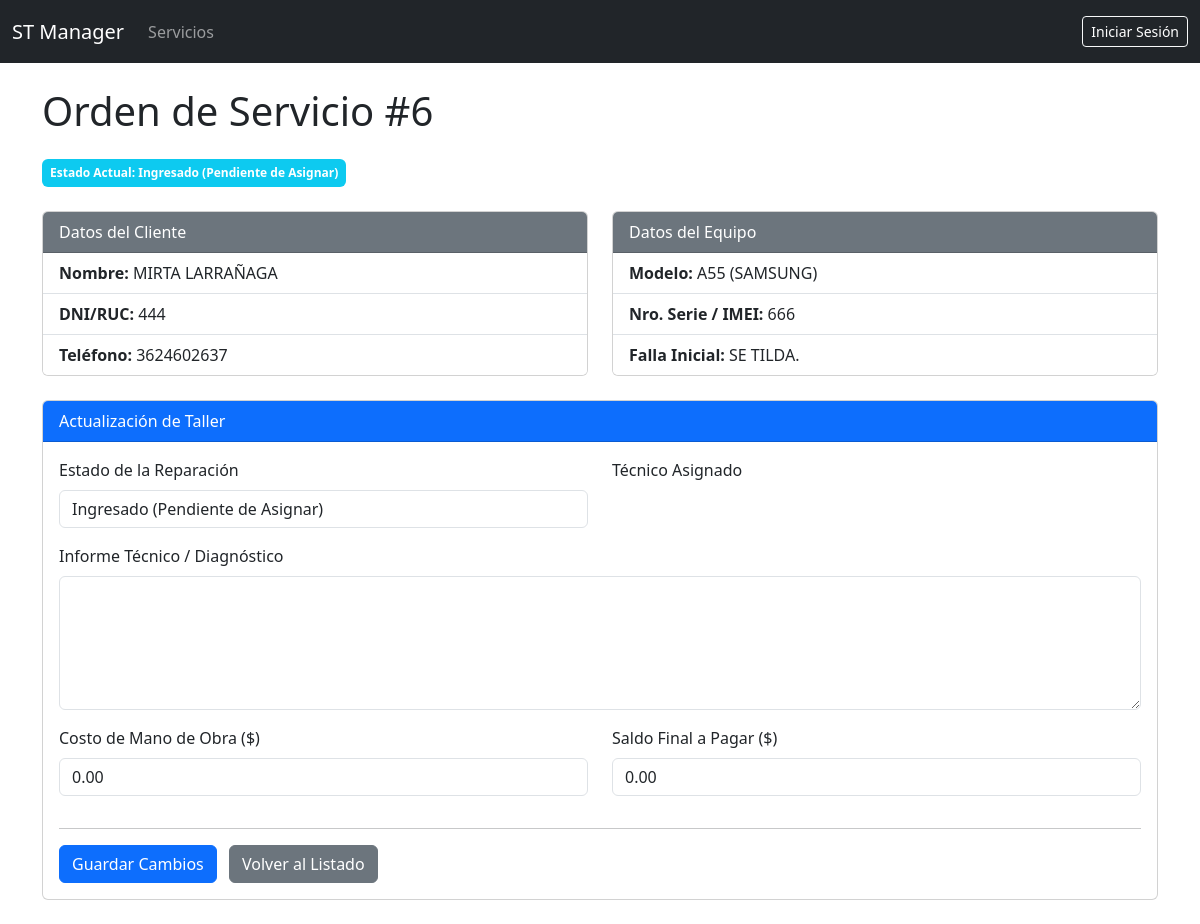
The page /servicios/6/modificar/ on the database its author committed.
### gestion_servicios/models.py (models this page shows, shortened)
class TimeStampedModel(models.Model):
    created_at = models.DateTimeField(auto_now_add=True, verbose_name="Fecha de Creación")
    updated_at = models.DateTimeField(auto_now=True, verbose_name="Última Modificación")
    class Meta:
        abstract = True
        ordering = ['-created_at']

class Reparacion(TimeStampedModel):
    ESTADO_CHOICES = [
        ('INGRESADO', 'Ingresado (Pendiente de Asignar)'),
        ('PRESUPUESTADO', 'Presupuesto Enviado'),
        ('EN_ESPERA_REP', 'En Espera de Repuestos'),
        ('EN_REPARACION', 'En Reparación'),
        ('TERMINADA', 'Reparación Terminada (Listo para Entregar)'),
        ('NO_REPARABLE', 'No Reparable'),
        ('ENTREGADA', 'Entregado al Cliente'),
    ]
    cliente = models.ForeignKey(
        Cliente,
        on_delete=models.CASCADE,
        related_name='reparaciones_cliente'
    )
    equipo = models.ForeignKey(
        Equipo,
        on_delete=models.CASCADE,
        related_name='reparaciones_equipo'
    )
    tecnico_asignado = models.ForeignKey(
        Tecnico,
        on_delete=models.SET_NULL,
        null=True,
        blank=True,
        related_name='servicios_asignados'
    )
    fecha_ingreso = models.DateTimeField(
        auto_now_add=True,
        verbose_name="Fecha de Ingreso"
    )
    fecha_entrega = models.DateTimeField(
        null=True,
        blank=True,
        verbose_name="Fecha de Entrega"
    )
    estado = models.CharField(
        max_length=20,
        choices=ESTADO_CHOICES,
        default='INGRESADO',
        verbose_name="Estado Actual"
    )
    falla_reportada = models.TextField(
        verbose_name="Falla Reportada por el Cliente"
    )
    informe_tecnico = models.TextField(
        blank=True,
        verbose_name="Diagnóstico e Informe Técnico"
    )
    mano_de_obra = models.DecimalField(
        max_digits=10,
        decimal_places=2,
        default=0.00,
        verbose_name="Costo de Mano de Obra"
    )
    saldo_final = models.DecimalField(
        max_digits=10,
        decimal_places=2,
        default=0.00,
        verbose_name="Saldo a Cobrar"
    )
    class Meta:
        verbose_name = "Orden de Servicio"
        verbose_name_plural = "Órdenes de Servicio"
        ordering = ['-fecha_ingreso']

class Cliente(TimeStampedModel):
    nombre = models.CharField(max_length=150, verbose_name="Nombre Completo")
    direccion = models.CharField(max_length=255, blank=True, null=True)
    telefono = models.CharField(max_length=20, blank=True, null=True)
    celular = models.CharField(max_length=20, blank=True, null=True)
    email = models.EmailField(max_length=255, blank=True, null=True)
    clave = models.CharField(
        max_length=50,
        unique=True,
        verbose_name="DNI/Identificación"
    )
    class Meta:
        verbose_name = "Cliente"
        verbose_name_plural = "Clientes"

class Equipo(TimeStampedModel):
    serie_imei = models.CharField(
        max_length=100,
        unique=True,
        verbose_name="Nro. Serie / IMEI",
        help_text="Clave única para identificar el equipo (IMEI, S/N, etc.)"
    )
    tipo = models.ForeignKey(
        TipoEquipo,
        on_delete=models.SET_NULL,
        null=True,
        blank=True,
        verbose_name="Tipo de Equipo"
    )
    marca = models.ForeignKey(
        Marca,
        on_delete=models.SET_NULL,
        null=True,
        blank=True,
        verbose_name="Marca"
    )
    modelo = models.ForeignKey(
        Modelo,
        on_delete=models.SET_NULL,
        null=True,
        blank=True,
        verbose_name="Modelo"
    )
    accesorios = models.TextField(
        blank=True,
        verbose_name="Accesorios Entregados"
    )
    estado_general = models.TextField(
        blank=True,
        verbose_name="Estado General y Estético"
    )
    fecha_compra = models.DateField(
        blank=True,
        null=True,
        verbose_name="Fecha de Compra"
    )
    class Meta:
        verbose_name = "Equipo"
        verbose_name_plural = "Equipos"

class Modelo(models.Model):
    modelo = models.CharField(max_length=100, verbose_name="Modelo")
    marca = models.ForeignKey(
        Marca,
        on_delete=models.CASCADE,
        related_name='modelos',
        verbose_name="Marca"
    )
    class Meta:
        verbose_name = "Modelo"
        verbose_name_plural = "Modelos"
        unique_together = [['modelo', 'marca']]  # Un modelo único por marca
        ordering = ['marca', 'modelo']
    def __str__(self):
        return f"{self.modelo} ({self.marca.nombre})"

class Marca(models.Model):
    nombre = models.CharField(max_length=50, unique=True, verbose_name="Marca")
    class Meta:
        verbose_name = "Marca"
        verbose_name_plural = "Marcas"
        ordering = ['nombre']

### gestion_servicios/views.py (the view, shortened to what this page needs)
# urls.py: path('<int:pk>/modificar/', views.ReparacionUpdateView.as_view(), name='modificar_servicio'),
class ReparacionUpdateView(UpdateView):
    model = Reparacion
    form_class = ReparacionUpdateForm
    template_name = 'gestion_servicios/modificar_servicio.html'
    success_url = reverse_lazy('lista_servicios')
    def get_context_data(self, **kwargs):
        context = super().get_context_data(**kwargs)
        if 'tecnico_form' not in context:
            context['tecnico_form'] = TecnicoForm()
        return context

### gestion_servicios/forms.py (shortened to what this page needs)
class ReparacionUpdateForm(forms.ModelForm):
    tecnico_asignado = forms.CharField(
        required=False,
        widget=forms.HiddenInput(attrs={'id': 'id_tecnico'})
    )
    class Meta:
        model = Reparacion
        fields = [
            'estado',
            'tecnico_asignado', # El campo sigue aquí
            'informe_tecnico',
            'mano_de_obra',
            'saldo_final'
        ]
        widgets = {
            'estado': forms.Select(attrs={'class': 'form-control'}),
            'informe_tecnico': forms.Textarea(attrs={'class': 'form-control', 'rows': 5}),
            'mano_de_obra': forms.NumberInput(attrs={'class': 'form-control'}),
            'saldo_final': forms.NumberInput(attrs={'class': 'form-control'}),
        }

class TecnicoForm(forms.ModelForm):
    class Meta:
        model = Tecnico # Asumiendo que el modelo se llama 'Tecnico'
        fields = ['nombre'] # Asumiendo que el campo a llenar es 'nombre'
        widgets = {
            'nombre': forms.TextInput(attrs={
                'class': 'form-control',
                'placeholder': 'Ej: Juan Pérez, Maria Gómez...'
            })
        }

### gestion_servicios/templates/gestion_servicios/modificar_servicio.html (shortened to what this page needs)
{% extends "base.html" %}
{% block content %}
    <h1 class="mb-4">Orden de Servicio #{{ object.pk }}</h1>
    <span class="badge bg-info p-2 mb-4">Estado Actual: {{ object.get_estado_display }}</span>
    <div class="row mb-4">
        <div class="col-md-6">
            <div class="card">
                <div class="card-header bg-secondary text-white">Datos del Cliente</div>
                <ul class="list-group list-group-flush">
                    <li class="list-group-item"><strong>Nombre:</strong> {{ object.cliente.nombre }}</li>
                    <li class="list-group-item"><strong>DNI/RUC:</strong> {{ object.cliente.clave }}</li>
                    <li class="list-group-item"><strong>Teléfono:</strong> {{ object.cliente.telefono }}</li>
                </ul>
            </div>
        </div>
        <div class="col-md-6">
            <div class="card">
                <div class="card-header bg-secondary text-white">Datos del Equipo</div>
                <ul class="list-group list-group-flush">
                    <li class="list-group-item"><strong>Modelo:</strong> {{ object.equipo.modelo }}</li>
                    <li class="list-group-item"><strong>Nro. Serie / IMEI:</strong> {{ object.equipo.serie_imei }}</li>
                    <li class="list-group-item"><strong>Falla Inicial:</strong> {{ object.falla_reportada }}</li>
                </ul>
            </div>
        </div>
    </div>
    <div class="card mb-4">
        <div class="card-header bg-primary text-white">Actualización de Taller</div>
        <div class="card-body">
            <form method="post" novalidate>
                <div class="row">
                    <div class="col-md-6 mb-3">
                        <label for="{{ form.estado.id_for_label }}" class="form-label">Estado de la Reparación</label>
                        {{ form.estado }}
                    </div>
                    <div class="col-md-6 mb-3">
                        <label for="{{ form.tecnico_asignado.id_for_label }}" class="form-label">Técnico Asignado</label>
                    </div>
                </div>
                <div class="mb-3">
                    <label for="{{ form.informe_tecnico.id_for_label }}" class="form-label">Informe Técnico / Diagnóstico</label>
                    {{ form.informe_tecnico }}
                </div>
                <div class="row">
                    <div class="col-md-6 mb-3">
                        <label for="{{ form.mano_de_obra.id_for_label }}" class="form-label">Costo de Mano de Obra ($)</label>
                        {{ form.mano_de_obra }}
                    </div>
                    <div class="col-md-6 mb-3">
                        <label for="{{ form.saldo_final.id_for_label }}" class="form-label">Saldo Final a Pagar ($)</label>
                        {{ form.saldo_final }}
                    </div>
                </div>
                <hr>
                <button type="submit" class="btn btn-primary me-2">Guardar Cambios</button>
                <a href="{% url 'lista_servicios' %}" class="btn btn-secondary">Volver al Listado</a>
            </form>
        </div>
    </div>
{% endblock %}

### rows shown on the page
Reparacion: pk "6", estado "Ingresado (Pendiente de Asignar)", cliente.nombre "MIRTA LARRAÑAGA", cliente.clave "444", cliente.telefono "3624602637", equipo.modelo "A55 (SAMSUNG)", equipo.serie_imei "666", falla_reportada "SE TILDA.", mano_de_obra "0.00", saldo_final "0.00"
